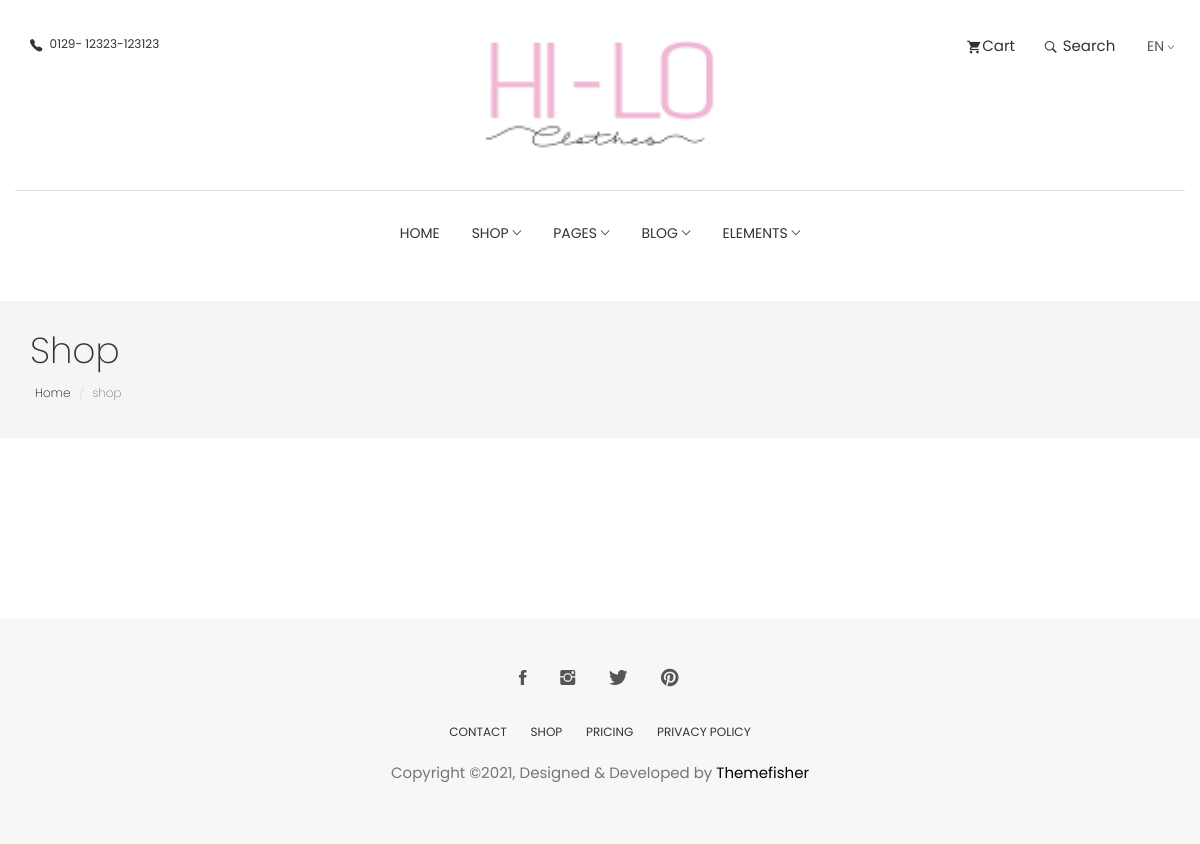
Page /shop/ on the earlier database version.
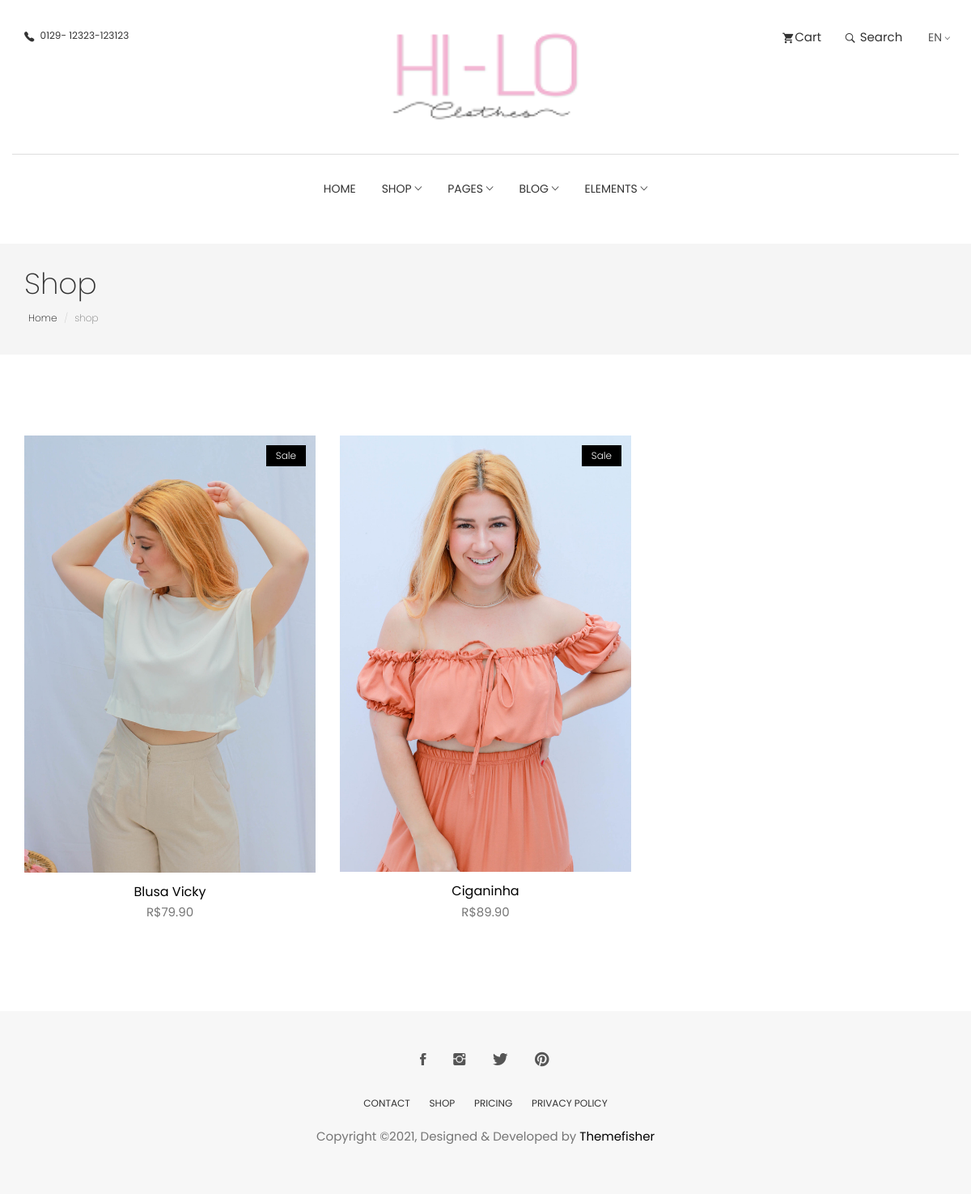
Same page on the later database version.
### core/models.py (models this page shows, shortened)
class Product(models.Model):
    name = models.CharField(max_length=150)
    price = models.DecimalField(decimal_places=2, max_digits=6)
    image = models.CharField(max_length=150)
    user = models.ForeignKey(User, on_delete=models.CASCADE)
    class Meta:
        db_table = 'product'

### core/views.py (the view)
# urls.py: path('shop/', views.shop, name='shop'),
def shop(request):
    products = Product.objects.all()
    response = {'products':products}
    return render(request, 'model-shop.html', response)

### templates/model-shop.html (shortened to what this page needs)
{% extends "model-page.html" %}
{% load static %}
{% block content %}
<section class="page-header">
	<div class="container">
		<div class="row">
			<div class="col-md-12">
				<div class="content">
					<h1 class="page-name">Shop</h1>
					<ol class="breadcrumb">
						<li><a href="/home">Home</a></li>
						<li class="active">shop</li>
					</ol>
				</div>
			</div>
		</div>
	</div>
</section>
<section class="products section">
	<div class="container">
		<div class="row">
            {% for product in products %}
			<div class="col-md-4">
				<div class="product-item">
					<div class="product-thumb">
                        <span class="bage">Sale</span>
						<img class="img-responsive" src="{% static 'images/shop/products/'%}{{ product.image }}" alt="product-img" />
					</div>
					<div class="product-content">
						<h4><a href="product-single.html">{{product.name}}</a></h4>
						<p class="price">R${{product.price}}</p>
					</div>
				</div>
			</div>
            {% endfor %}
		</div>
	</div>
</section>
{% endblock %}

### templates/model-page.html (shortened to what this page needs)
{% load static %}
<!DOCTYPE html>
<html lang="en">
<head>
    {% include "model-header.html" %}
</head>
<body id="body">
    {% block content %} {% endblock %}
</body>
<footer class="footer section text-center">
    {% include "model-footer.html" %}
</footer>
</html>

### templates/model-header.html (shortened to what this page needs)
{% load static %}
<link rel="stylesheet" href="{% static 'plugins/themefisher-font/style.css' %}">
<link rel="stylesheet" href="{% static 'plugins/bootstrap/css/bootstrap.min.css' %}">
<link rel="stylesheet" href="{% static 'plugins/animate/animate.css' %}">
<link rel="stylesheet" href="{% static 'plugins/slick/slick.css' %}">
<link rel="stylesheet" href="{% static 'plugins/slick/slick-theme.css' %}">
<link rel="stylesheet" href="{% static 'css/style.css' %}">
<section class="top-header">
	<div class="container">
		<div class="row align-items-center">
			<div class="col-md-4 col-xs-12 col-sm-4">
				<div class="contact-number">
					<i class="tf-ion-ios-telephone"></i>
					<span>0129- 12323-123123</span>
				</div>
			</div>
			<div class="col-md-4 col-xs-12 col-sm-4">
				<div class="logo text-center">
					<a href="/home">
						<img
							width="283px"
							height="120px"
							src="{% static 'images/logo-hilo-small.png' %}" alt="image"
						/>
					</a>
				</div>
			</div>
			<div class="col-md-4 col-xs-12 col-sm-4">
				<ul class="top-menu text-right list-inline">
					<li class="dropdown cart-nav dropdown-slide">
						<a href="/#!" class="dropdown-toggle" data-toggle="dropdown" data-hover="dropdown"><i
								class="tf-ion-android-cart"></i>Cart</a>
					</li>
					<li class="dropdown search dropdown-slide">
						<a href="/#!" class="dropdown-toggle" data-toggle="dropdown" data-hover="dropdown"><i
								class="tf-ion-ios-search-strong"></i> Search</a>
					</li>
					<li class="commonSelect">
						<select class="form-control">
							<option>EN</option>
						</select>
					</li>
				</ul>
			</div>
		</div>
	</div>
</section>
<section class="menu">
	<nav class="navbar navigation">
		<div class="container">
			<div id="navbar" class="navbar-collapse collapse text-center">
				<ul class="nav navbar-nav">
					<li class="dropdown ">
						<a href="/home">Home</a>
					</li>
					<li class="dropdown dropdown-slide">
						<a href="/#!" class="dropdown-toggle" data-toggle="dropdown" data-hover="dropdown" data-delay="350"
							role="button" aria-haspopup="true" aria-expanded="false">Shop <span
								class="tf-ion-ios-arrow-down"></span></a>
					</li>
					<li class="dropdown full-width dropdown-slide">
						<a href="/#!" class="dropdown-toggle" data-toggle="dropdown" data-hover="dropdown" data-delay="350"
							role="button" aria-haspopup="true" aria-expanded="false">Pages <span
								class="tf-ion-ios-arrow-down"></span></a>
					</li>
					<li class="dropdown dropdown-slide">
						<a href="/#!" class="dropdown-toggle" data-toggle="dropdown" data-hover="dropdown" data-delay="350"
							role="button" aria-haspopup="true" aria-expanded="false">Blog <span
								class="tf-ion-ios-arrow-down"></span></a>
					</li>
					<li class="dropdown dropdown-slide">
						<a href="/#!" class="dropdown-toggle" data-toggle="dropdown" data-hover="dropdown" data-delay="350"
							role="button" aria-haspopup="true" aria-expanded="false">Elements <span
								class="tf-ion-ios-arrow-down"></span></a>
					</li>
				</ul>
			</div>
		</div>
	</nav>
</section>

### templates/model-footer.html
<div class="container">
    <div class="row">
        <div class="col-md-12">
            <ul class="social-media">
                <li>
                    <a href="https://www.facebook.com/themefisher">
                        <i class="tf-ion-social-facebook"></i>
                    </a>
                </li>
                <li>
                    <a href="https://www.instagram.com/themefisher">
                        <i class="tf-ion-social-instagram"></i>
                    </a>
                </li>
                <li>
                    <a href="https://www.twitter.com/themefisher">
                        <i class="tf-ion-social-twitter"></i>
                    </a>
                </li>
                <li>
                    <a href="https://www.pinterest.com/themefisher/">
                        <i class="tf-ion-social-pinterest"></i>
                    </a>
                </li>
            </ul>
            <ul class="footer-menu text-uppercase">
                <li>
                    <a href="/contact">CONTACT</a>
                </li>
                <li>
                    <a href="/shop">SHOP</a>
                </li>
                <li>
                    <a href="/pricing">Pricing</a>
                </li>
                <li>
                    <a href="/contact">PRIVACY POLICY</a>
                </li>
            </ul>
            <p class="copyright-text">Copyright &copy;2021, Designed &amp; Developed by <a href="https://themefisher.com/">Themefisher</a></p>
        </div>
    </div>
</div>

### static/css/style.css (style rules this page uses)
body { line-height: 1.5; font-family: "Poppins", sans-serif; -webkit-font-smoothing: antialiased; }
p { font-family: "Poppins", sans-serif; color: #757575; font-size: 15px; }
h1, h2, h3, h4, h5, h6 { font-family: "Poppins", sans-serif; }
h1, h2, h3, h4, h5, h6 { font-weight: 400; }
ol, ul { margin: 0; padding: 0; list-style: none; }
a, a:focus, a:hover { text-decoration: none; outline: 0; color: #000; }
.form-control { box-shadow: none; border-radius: 0; }
.section { padding: 80px 0; }
.page-header { background: #f5f5f5; margin-top: 20px; border-bottom: none; padding: 30px 0; }
.page-header h1 { font-weight: 200; margin: 0 0 6px 0; }
.page-header .breadcrumb { background: transparent; padding: 5px; margin: 0; }
.page-header .breadcrumb li { font-weight: 200; font-size: 12px; }
.page-header .breadcrumb li a { color: #000; }
.dropdown-slide { position: static; }
.commonSelect { margin-left: 10px; padding-right: 6px; position: relative; }
.commonSelect:before { content: '\f3d0'; font-family: "themefisher-font"; position: absolute; right: -4px; top: 4px; font-size: 10px; }
.commonSelect select { -webkit-appearance: none; -moz-appearance: none; cursor: pointer; border: none; padding: 0; height: auto; color: #555; }
.top-header .container { padding-top: 35px; padding-bottom: 35px; border-bottom: 1px solid #dedede; }
.top-header .contact-number { font-size: 12px; color: #333; }
.top-header .contact-number i { margin-right: 4px; font-size: 18px; vertical-align: middle; }
.top-header .top-menu > li > a { color: #333; font-size: 15px; padding: 0 8px; }
.top-header .top-menu > li > a i { font-size: 16px; margin-right: 2px; vertical-align: middle; }
.top-header .logo a { display: inline-block; }
.navigation { margin-bottom: 0; padding: 10px 0; }
.navigation .navbar-nav > li { position: static; }
.navigation .navbar-nav > li > a { color: #333; font-size: 14px; padding: 20px 15px; text-transform: uppercase; transition: .2s ease-in-out 0s; border: 1px solid transparent; }
.navigation .container { position: relative; }
.navigation .navbar-nav { float: none; display: inline-block; }
.product-item { margin-bottom: 30px; }
.product-item .product-thumb { position: relative; }
.product-item .product-thumb img { width: 100%; height: auto; }
.product-item .product-thumb .bage { position: absolute; top: 12px; right: 12px; background: #000; color: #fff; font-size: 12px; padding: 4px 12px; font-weight: 300; display: inline-block; }
.product-item .product-thumb:before { transition: .3s all; opacity: 0; background: rgba(0, 0, 0, 0.6); content: ''; position: absolute; top: 0; right: 0; left: 0; bottom: 0; }
.product-item .product-content { text-align: center; }
.product-item .product-content h4 { font-size: 16px; font-weight: 400; margin-top: 15px; margin-bottom: 6px; }
.product-item .product-content h4 a { color: #000; }
.footer { background: #F7F7F7; padding: 50px 0; }
.footer .footer-menu { margin-top: 30px; }
.footer .footer-menu li { display: inline-block; margin: 0 10px; }
.footer .footer-menu li a { color: #333; font-size: 12px; }
.footer .copyright-text { margin-top: 20px; }
.copyright-text a { color: #000; }
.social-media li { display: inline-block; margin: 0 5px; }
.social-media li a { padding: 8px 10px; }
.social-media li a i { font-size: 20px; color: #555; }

Differences in the rows shown:
added Product: image (picture), name "Blusa Vicky", price "79.90"
added Product: image (picture), name "Ciganinha", price "89.90"
